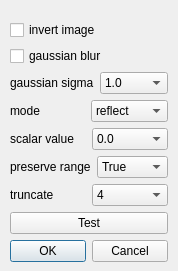
<?xml version="1.0" encoding="UTF-8"?>
<ui version="4.0">
 <class>Dialog</class>
 <widget class="QDialog" name="Dialog">
  <property name="geometry">
   <rect>
    <x>0</x>
    <y>0</y>
    <width>178</width>
    <height>271</height>
   </rect>
  </property>
  <property name="windowTitle">
   <string>Dialog</string>
  </property>
  <widget class="QWidget" name="">
   <property name="geometry">
    <rect>
     <x>10</x>
     <y>20</y>
     <width>158</width>
     <height>244</height>
    </rect>
   </property>
   <layout class="QVBoxLayout" name="verticalLayout_3">
    <item>
     <layout class="QVBoxLayout" name="verticalLayout_2">
      <item>
       <widget class="QCheckBox" name="checkBox">
        <property name="text">
         <string>invert image</string>
        </property>
       </widget>
      </item>
      <item>
       <widget class="QCheckBox" name="checkBox_2">
        <property name="text">
         <string>gaussian blur</string>
        </property>
       </widget>
      </item>
      <item>
       <layout class="QVBoxLayout" name="verticalLayout">
        <item>
         <layout class="QHBoxLayout" name="horizontalLayout">
          <item>
           <widget class="QLabel" name="label">
            <property name="text">
             <string>gaussian sigma</string>
            </property>
           </widget>
          </item>
          <item>
           <widget class="QComboBox" name="comboBox">
            <item>
             <property name="text">
              <string>1.0</string>
             </property>
            </item>
            <item>
             <property name="text">
              <string>0.9</string>
             </property>
            </item>
            <item>
             <property name="text">
              <string>0.8</string>
             </property>
            </item>
            <item>
             <property name="text">
              <string>0.7</string>
             </property>
            </item>
            <item>
             <property name="text">
              <string>0.6</string>
             </property>
            </item>
            <item>
             <property name="text">
              <string>0.5</string>
             </property>
            </item>
            <item>
             <property name="text">
              <string>0.4</string>
             </property>
            </item>
            <item>
             <property name="text">
              <string>0.3</string>
             </property>
            </item>
            <item>
             <property name="text">
              <string>0.2</string>
             </property>
            </item>
            <item>
             <property name="text">
              <string>0.1</string>
             </property>
            </item>
           </widget>
          </item>
         </layout>
        </item>
        <item>
         <layout class="QHBoxLayout" name="horizontalLayout_2">
          <item>
           <widget class="QLabel" name="label_2">
            <property name="text">
             <string>mode</string>
            </property>
           </widget>
          </item>
          <item>
           <widget class="QComboBox" name="comboBox_2">
            <item>
             <property name="text">
              <string>reflect</string>
             </property>
            </item>
            <item>
             <property name="text">
              <string>constant</string>
             </property>
            </item>
            <item>
             <property name="text">
              <string>nearest</string>
             </property>
            </item>
            <item>
             <property name="text">
              <string>mirror</string>
             </property>
            </item>
            <item>
             <property name="text">
              <string>wrap</string>
             </property>
            </item>
           </widget>
          </item>
         </layout>
        </item>
        <item>
         <layout class="QHBoxLayout" name="horizontalLayout_3">
          <item>
           <widget class="QLabel" name="label_3">
            <property name="text">
             <string>scalar value</string>
            </property>
           </widget>
          </item>
          <item>
           <widget class="QComboBox" name="comboBox_3">
            <item>
             <property name="text">
              <string>0.0</string>
             </property>
            </item>
            <item>
             <property name="text">
              <string>1.0</string>
             </property>
            </item>
            <item>
             <property name="text">
              <string>0.5</string>
             </property>
            </item>
           </widget>
          </item>
         </layout>
        </item>
        <item>
         <layout class="QHBoxLayout" name="horizontalLayout_4">
          <item>
           <widget class="QLabel" name="label_4">
            <property name="text">
             <string>preserve range</string>
            </property>
           </widget>
          </item>
          <item>
           <widget class="QComboBox" name="comboBox_4">
            <item>
             <property name="text">
              <string>True</string>
             </property>
            </item>
            <item>
             <property name="text">
              <string>False</string>
             </property>
            </item>
           </widget>
          </item>
         </layout>
        </item>
        <item>
         <layout class="QHBoxLayout" name="horizontalLayout_5">
          <item>
           <widget class="QLabel" name="label_5">
            <property name="text">
             <string>truncate</string>
            </property>
           </widget>
          </item>
          <item>
           <widget class="QComboBox" name="comboBox_5">
            <item>
             <property name="text">
              <string>4</string>
             </property>
            </item>
            <item>
             <property name="text">
              <string>3</string>
             </property>
            </item>
            <item>
             <property name="text">
              <string>2</string>
             </property>
            </item>
            <item>
             <property name="text">
              <string>1</string>
             </property>
            </item>
           </widget>
          </item>
         </layout>
        </item>
       </layout>
      </item>
     </layout>
    </item>
    <item>
     <widget class="QPushButton" name="pushButton">
      <property name="text">
       <string>Test</string>
      </property>
     </widget>
    </item>
    <item>
     <widget class="QDialogButtonBox" name="buttonBox">
      <property name="orientation">
       <enum>Qt::Horizontal</enum>
      </property>
      <property name="standardButtons">
       <set>QDialogButtonBox::Cancel|QDialogButtonBox::Ok</set>
      </property>
     </widget>
    </item>
   </layout>
  </widget>
 </widget>
 <resources/>
 <connections>
  <connection>
   <sender>buttonBox</sender>
   <signal>accepted()</signal>
   <receiver>Dialog</receiver>
   <slot>accept()</slot>
   <hints>
    <hint type="sourcelabel">
     <x>248</x>
     <y>254</y>
    </hint>
    <hint type="destinationlabel">
     <x>157</x>
     <y>274</y>
    </hint>
   </hints>
  </connection>
  <connection>
   <sender>buttonBox</sender>
   <signal>rejected()</signal>
   <receiver>Dialog</receiver>
   <slot>reject()</slot>
   <hints>
    <hint type="sourcelabel">
     <x>316</x>
     <y>260</y>
    </hint>
    <hint type="destinationlabel">
     <x>286</x>
     <y>274</y>
    </hint>
   </hints>
  </connection>
 </connections>
</ui>
